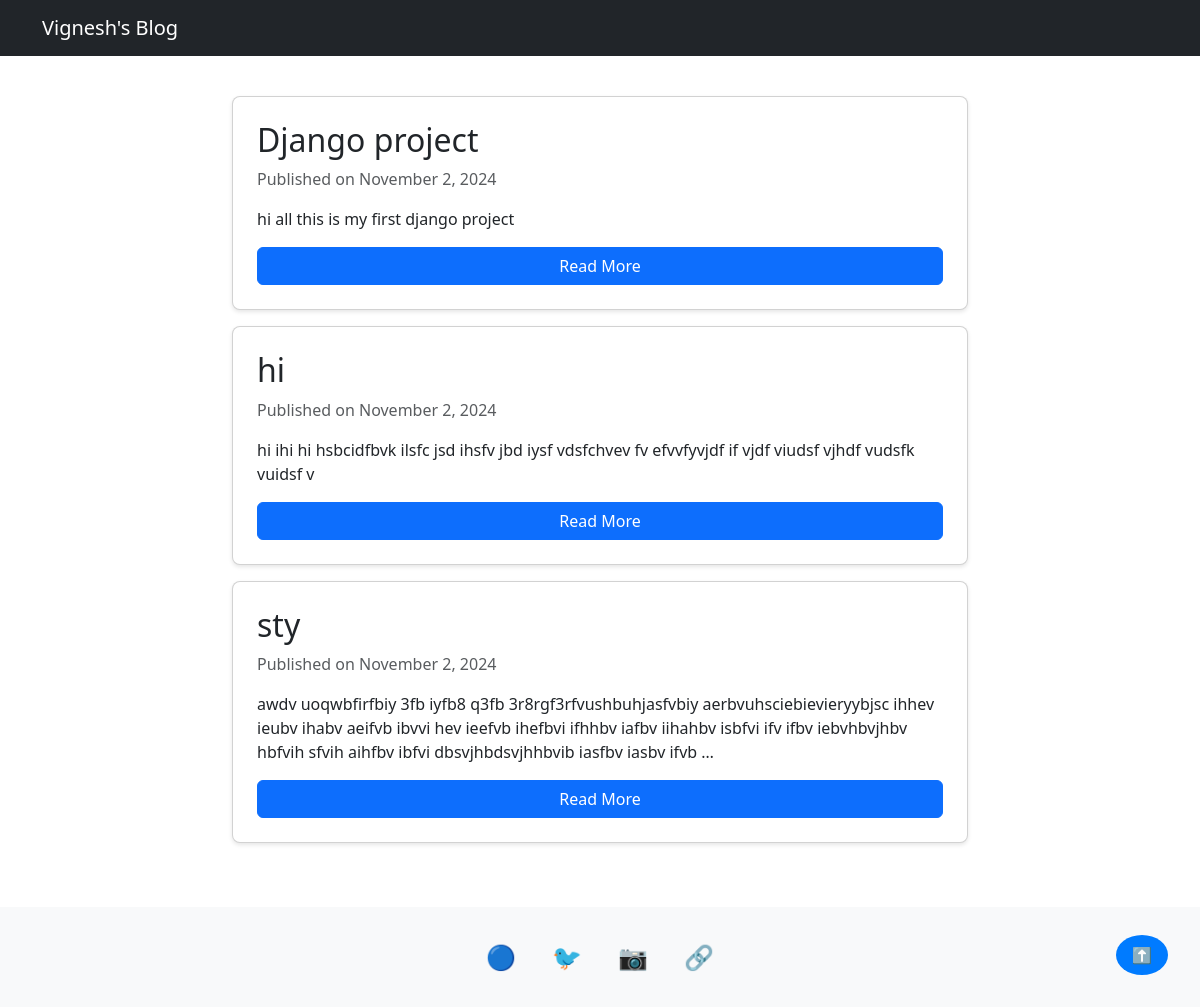
The page / on the database its author committed.
### posts/models.py (models this page shows, shortened)
class Post(models.Model):
    title = models.CharField(max_length=100)
    body = models.TextField()
    created_at = models.DateTimeField(auto_now_add=True)
    updated_at = models.DateTimeField(auto_now=True)
    class Meta:
        ordering = ['-created_at']

### posts/views.py (the view)
# urls.py: path('', views.index, name='index'),
def index(request):
    post_list = Post.objects.all()
    paginator = Paginator(post_list, 5)  # Show 5 posts per page
    page = request.GET.get('page')
    posts = paginator.get_page(page)
    context = {
        'posts': posts,
        'page_title': "Vignesh's Blog - Home"
    }
    return render(request, 'posts/index.html', context)  # Changed from 'blog' to 'posts'

### templates/posts/index.html (shortened to what this page needs)
{% extends 'posts/base.html' %}
{% block content %}
<div class="row">
    <div class="col-lg-8 mx-auto">
        {% for post in posts %}
            <article class="card">
                <h2 class="card-title">
                    <a href="{% url 'post_detail' post.pk %}" class="text-decoration-none text-dark">
                        {{ post.title }}
                    </a>
                </h2>
                <p class="text-muted">Published on {{ post.created_at|date:"F j, Y" }}</p>
                <div class="card-text">
                    {{ post.body|truncatewords:30 }}
                </div>
                <a href="{% url 'post_detail' post.pk %}" class="btn btn-primary mt-3">Read More</a>
            </article>
        {% empty %}
            <div class="alert alert-info">No posts available.</div>
        {% endfor %}
    </div>
</div>
{% endblock %}

### templates/posts/base.html (shortened to what this page needs)
<!DOCTYPE html>
<html lang="en">
<head>
    <link href="https://cdn.jsdelivr.net/npm/bootstrap@5.3.0/dist/css/bootstrap.min.css" rel="stylesheet">
</head>
<body>
    <nav class="navbar navbar-expand-lg navbar-dark bg-dark">
        <div class="container">
            <a class="navbar-brand" href="{% url 'index' %}">Vignesh's Blog</a>
        </div>
    </nav>
    <div class="container mt-4">
        {% block content %}
        {% endblock %}
    </div>
    <footer class="bg-light mt-5 py-3">
        <div class="container text-center">
            <div class="social-media">
                <a href="#facebook" title="Facebook">🔵</a>
                <a href="#twitter" title="Twitter">🐦</a>
                <a href="#instagram" title="Instagram">📷</a>
                <a href="#linkedin" title="LinkedIn">🔗</a>
            </div>
        </div>
    </footer>
    <div class="back-to-top" onclick="scrollToTop()">⬆️</div>
</body>
</html>

### templates/posts/base.html (style rules this page uses)
.social-media { padding: 1rem 0; text-align: center; }
.social-media a { margin: 0 1rem; font-size: 1.5rem; text-decoration: none; }
.card { margin: 1rem 0; padding: 1.5rem; border-radius: 8px; box-shadow: 0 2px 4px rgba(0,0,0,0.1); }
.back-to-top { position: fixed; bottom: 2rem; right: 2rem; background: #007bff; color: white; padding: 0.5rem 1rem; border-radius: 50%; cursor: pointer; }

### rows shown on the page
Post: title "Django project", created_at "November 2, 2024", body "hi all this is my first django project"
Post: title "hi", created_at "November 2, 2024", body "hi ihi hi hsbcidfbvk ilsfc jsd ihsfv jbd iysf vdsfchvev fv efvvfyvjdf if vjdf viudsf vjhdf vudsfk vuidsf v"
Post: title "sty", created_at "November 2, 2024", body "awdv uoqwbfirfbiy 3fb iyfb8 q3fb 3r8rgf3rfvushbuhjasfvbiy aerbvuhsciebievieryybjsc ihhev ieubv ihabv aeifvb ibvvi hev ieefvb ihefbvi ifhhbv iafbv iihahbv isbfvi ifv ifbv iebvhbvjhbv hbfvih sfvih aihfbv ibfvi dbsvjhbdsvjhhbvib iasfbv iasbv ifvb …"
